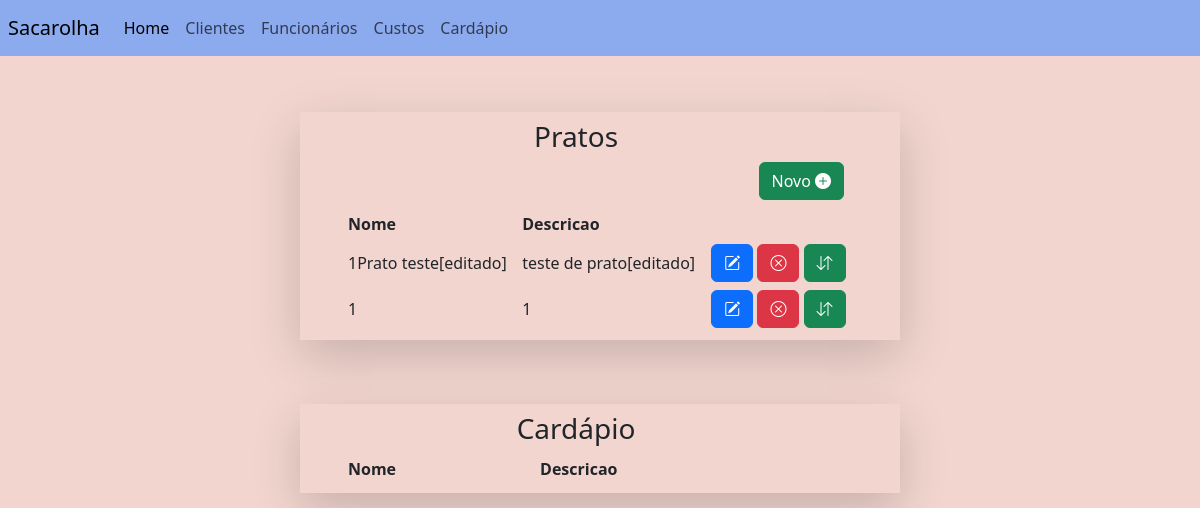
The page /cardapio_list (signed in) on the database its author committed.
### main/models.py (models this page shows, shortened)
class Cardapio(models.Model):
	user = models.ForeignKey(User, on_delete=models.CASCADE, null=True)
	name = models.CharField(max_length = 200)
	description = models.CharField(max_length = 200, blank=True)
	state = models.BooleanField(default=False)

### main/views.py (the view)
# urls.py: path('cardapio_list', views.CardapioListView.as_view(), name='cardapio_list'),
class CardapioListView(LoginRequiredMixin, ListView):
    login_url = "login"
    template_name = "main/cardapio/cardapio_list.html"
    model = Cardapio

### main/templates/main/cardapio/cardapio_list.html (shortened to what this page needs)
{%extends "base.html"%}
{%block navbar%}
{%include 'navbar.html'%}
{%endblock navbar%}
{%block content%}
<div align="right" class='pe-5' >
	<h3 align="center">Pratos</h3>
<a class='btn btn-success h1' href={%url 'cardapio_create'%} method='GET'class='h3'>Novo					<i class="bi bi-plus-circle-fill"></i></a>
{%include "main/cardapio/cardapio_table.html"%}
</div>
{%endblock content%}
{%block content_2%}
<div align="right" class='pe-5' >
	<h3 align="center">Cardápio</h3>
{%include "main/cardapio/cardapio_dia_table.html"%}
</div>
{%endblock content_2%}

### main/templates/main/cardapio/cardapio_table.html
<div class='row ps-5 justify-content-center'>
<table class=" table-sm">
<thead>
	<tr>
		<th>Nome</th>
		<th>Descricao</th>
		<th></th>
	</tr>
</thead>
<tbody>
	{%for object in object_list%}
		{%if object.state == False%}
		<tr>
			<td scope="row">{{object.name}}</td>
			<td scope="row">{{object.description}}</td>
			<td><a href="{%url 'cardapio_update' object.id%}" class='btn btn-primary'>
				<i class="bi bi-pencil-square"></i>
			</a>
			<a href="{%url 'cardapio_delete' object.id%}"class='btn btn-danger'>
				<i class="bi bi-x-circle"></i>
			</a>
			<a href="{%url 'adicionar_cardapio' object.id%}"class='btn btn-success'>
				<i class="bi bi-arrow-down-up"></i>
			</a>
			</td>
		</tr>
		{%endif%}
	{%endfor%}
</tbody>
</table>
</div>

### rows shown on the page
Cardapio: name "1Prato teste[editado]", description "teste de prato[editado]"
Cardapio: name "1", description "1"
